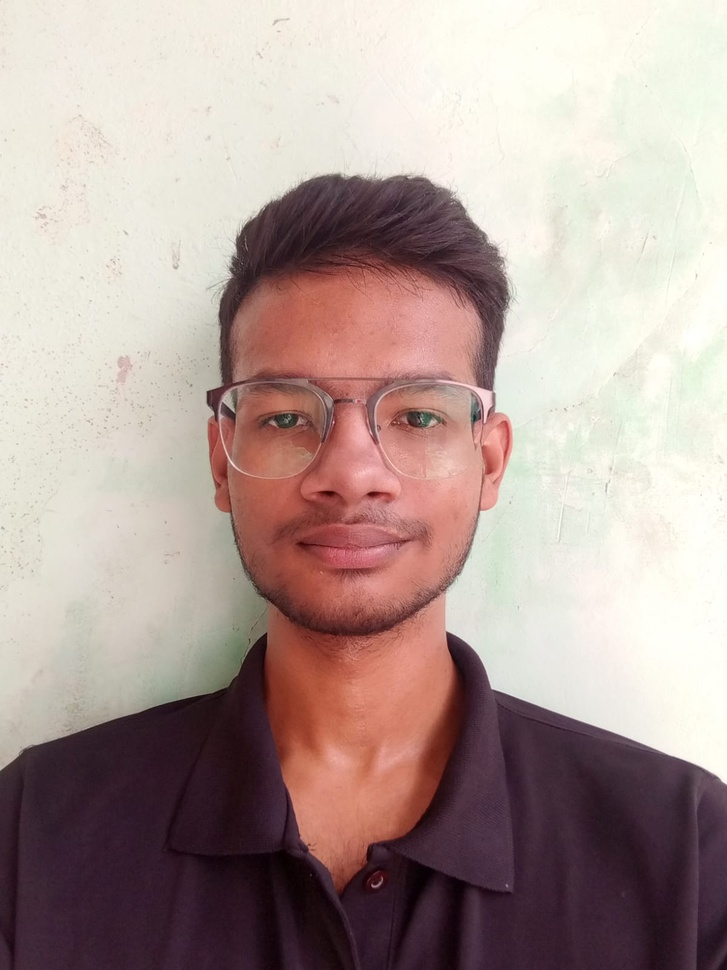
#> input picture sample.jpeg, 727 x 970 px, shrunk from 1200 x 1600 before the run
$ python single.py
#> lines starting #> are read from the running program, lines starting #| are printed output that depends on the picture
import cv2

# get the inputs from the user
top=int(input("Enter the percentage of top to be cropped: "))
#> the answer given: 3
bottom=int(input("Enter the percentage of bottom to be cropped: "))
#> the answer given: 3
left=int(input("Enter the percentage of left to be cropped: "))
#> the answer given: 3
right=int(input("Enter the percentage of right to be cropped: "))
#> the answer given: 3

# import sample picture
image_path = './sample.jpeg'
image = cv2.imread(image_path)
#> image is the input picture: shape (970, 727, 3); mean B, G, R 151.7, 156.9, 176.5

# Load the Haar Cascade for face detection from the local file path
face_cascade = cv2.CascadeClassifier('./haarcascade_frontalface_default.xml')

# Convert the image to grayscale (required for face detection)
gray = cv2.cvtColor(image, cv2.COLOR_BGR2GRAY)
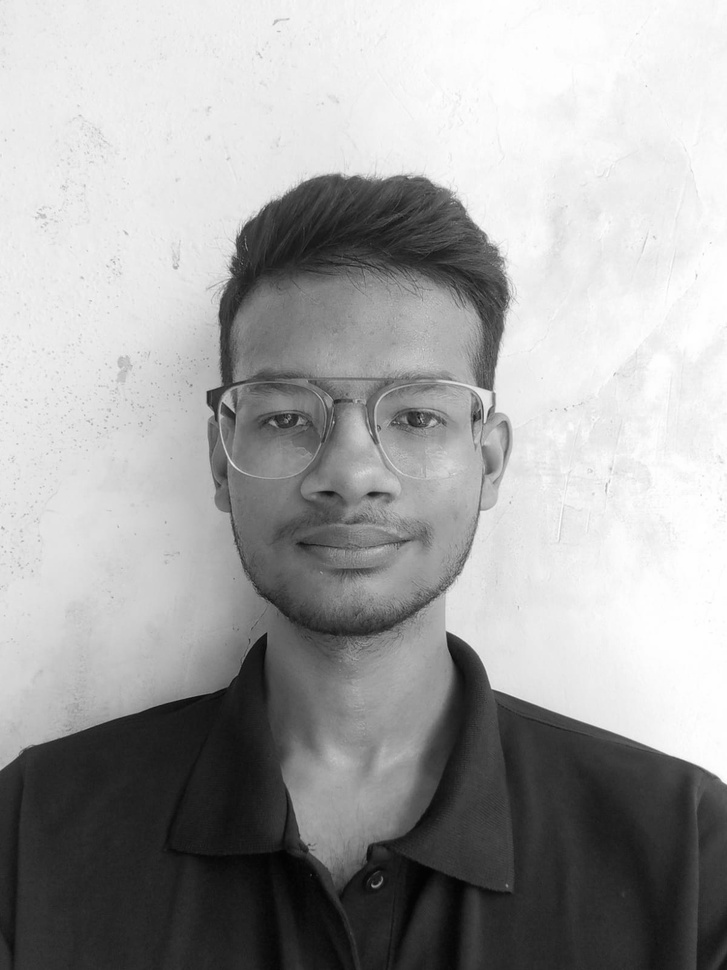
#> gray: shape (970, 727); min 2, max 255, mean 162.2

# Detect faces in the grayscale image
faces = face_cascade.detectMultiScale(
    gray, scaleFactor=1.1, minNeighbors=5, minSize=(30, 30)
)
#> faces = [[185, 293, 325, 325]]

# Iterate over the detected faces and crop them
for i, (x, y, w, h) in enumerate(faces):
    x=int(x-x*left/100)
    y=int(y-y*top/100)
    w=int(w+w*right/100)
    h=int(h+h*bottom/100)
    # Crop the face region from the image
    cropped_face = image[y:y + h, x:x + w]

    # Save or display the cropped face
    cv2.imwrite(f'face_{i}.jpg', cropped_face)  # Save the cropped face as a separate image
    cv2.imshow(f'Face {i}', cropped_face)
#> this loop made 1 pass
#> (x, y, w, h) on pass 1: (179, 284, 334, 334)
#> pass 1, `cropped_face = image[y:y + h, x:x + w]`:
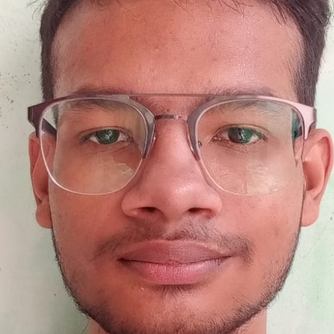
#> cropped_face: shape (334, 334, 3); mean B, G, R 121.1, 130.1, 181.5


# Wait for a key press and then close the window
cv2.waitKey(0)
cv2.destroyAllWindows()
